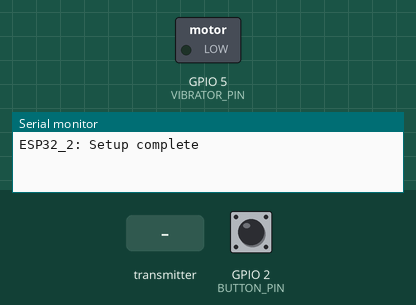
Recording of a sketch running on a simulated ESP32-S3. On the bench: switched loads named in the sketch (green lamp = pin HIGH), the last lines printed to the serial monitor. The test bench sets the inputs (shaded band); at power-on: GPIO 2 (BUTTON_PIN) HIGH.

Above: at 1.2 s.
1.3 s: GPIO 2 (BUTTON_PIN) pulled LOW for 0.15 s
2.9 s: the transmitter starts sending buttonPressed = 0
4.9 s: the transmitter starts sending buttonPressed = 1
At 5.5 s:
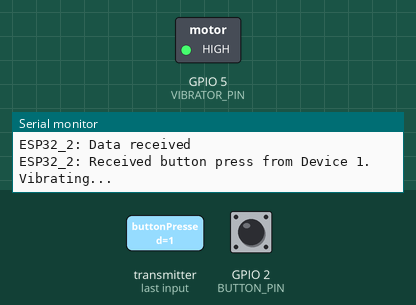
Timing chart, 0 to 15.0 s (numbered marks = the images above; inputs shaded):
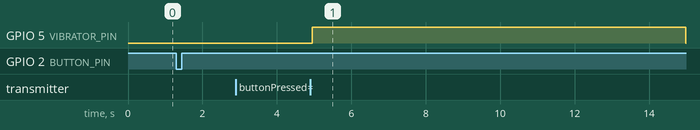

The sketch:

espnow_1.ino
```cpp
#include <esp_now.h>
#include <WiFi.h>

#define BUTTON_PIN 2
#define VIBRATOR_PIN 5

// MAC address of Device 1
uint8_t peerAddress[] = {0xD8, 0x3B, 0xDA, 0x89, 0x36, 0xB8};

typedef struct struct_message {
    bool buttonPressed;
} struct_message;

struct_message outgoingMessage;
struct_message incomingMessage;

// Callback when data is sent
void OnDataSent(const uint8_t *mac_addr, esp_now_send_status_t status) {
  Serial.print("ESP32_2: Last Packet Send Status: ");
  Serial.println(status == ESP_NOW_SEND_SUCCESS ? "Delivery Success" : "Delivery Fail");
}

// Updated callback for receiving data
void OnDataRecv(const esp_now_recv_info_t *info, const uint8_t *data, int len) {
  memcpy(&incomingMessage, data, sizeof(incomingMessage));
  Serial.println("ESP32_2: Data received");

  if (incomingMessage.buttonPressed) {
    Serial.println("ESP32_2: Received button press from Device 1. Vibrating...");
    digitalWrite(VIBRATOR_PIN, HIGH);
    delay(1000);
    digitalWrite(VIBRATOR_PIN, LOW);
    Serial.println("ESP32_2: Vibration complete.");
  }
}

void setup() {
  Serial.begin(115200);

  pinMode(BUTTON_PIN, INPUT_PULLUP);
  pinMode(VIBRATOR_PIN, OUTPUT);

  WiFi.mode(WIFI_STA);

  // Init ESP-NOW
  if (esp_now_init() != ESP_OK) {
    Serial.println("ESP32_2: Error initializing ESP-NOW");
    return;
  }

  esp_now_register_send_cb(OnDataSent);
  esp_now_register_recv_cb(OnDataRecv);

  // Add Device 1 as a peer
  esp_now_peer_info_t peerInfo = {};
  memcpy(peerInfo.peer_addr, peerAddress, 6);
  peerInfo.channel = 0;
  peerInfo.encrypt = false;

  if (esp_now_add_peer(&peerInfo) != ESP_OK){
    Serial.println("ESP32_2: Failed to add peer");
    return;
  }

  Serial.println("ESP32_2: Setup complete");
}

void loop() {
  static bool oldButtonState = HIGH;
  bool currentButtonState = digitalRead(BUTTON_PIN);

  if (oldButtonState == HIGH && currentButtonState == LOW) {
    // Button pressed
    Serial.println("ESP32_2: Button pressed, sending message to Device 1");
    outgoingMessage.buttonPressed = true;
    esp_err_t result = esp_now_send(peerAddress, (uint8_t *)&outgoingMessage, sizeof(outgoingMessage));
    if (result == ESP_OK) {
      Serial.println("ESP32_2: Sent with success");
    } else {
      Serial.println("ESP32_2: Error sending the data");
    }
  }

  oldButtonState = currentButtonState;
  delay(50);
}
```

Measured:
- after the input at 4.9 s, GPIO 5 (VIBRATOR_PIN): LOW → HIGH after 0.05 s
